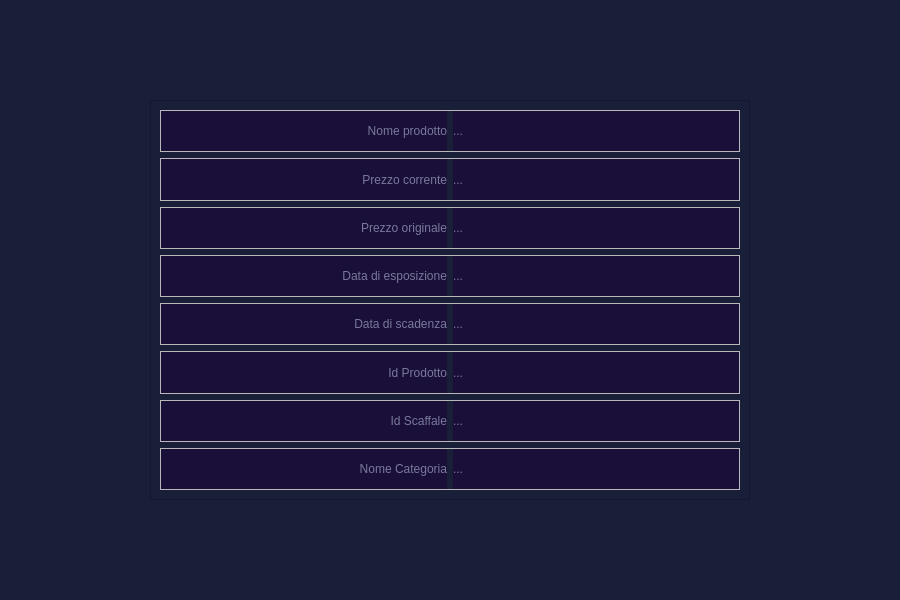
<?xml version="1.0" encoding="UTF-8"?>
<ui version="4.0">
 <class>Prodotti</class>
 <widget class="QWidget" name="Prodotti">
  <property name="geometry">
   <rect>
    <x>0</x>
    <y>0</y>
    <width>900</width>
    <height>600</height>
   </rect>
  </property>
  <property name="windowTitle">
   <string>Form</string>
  </property>
  <property name="styleSheet">
   <string notr="true">#Prodotti{
	background-color:#1a1f39;
}
QLabel{
	color:#78799c;
	background-color:#1a0f39;
}</string>
  </property>
  <layout class="QHBoxLayout" name="horizontalLayout">
   <item>
    <widget class="QFrame" name="frame">
     <property name="maximumSize">
      <size>
       <width>600</width>
       <height>400</height>
      </size>
     </property>
     <property name="styleSheet">
      <string notr="true">#frame{
	background-color:#1a1f39;
}</string>
     </property>
     <property name="frameShape">
      <enum>QFrame::StyledPanel</enum>
     </property>
     <property name="frameShadow">
      <enum>QFrame::Raised</enum>
     </property>
     <layout class="QVBoxLayout" name="verticalLayout">
      <item>
       <widget class="QFrame" name="frame_6">
        <property name="frameShape">
         <enum>QFrame::StyledPanel</enum>
        </property>
        <property name="frameShadow">
         <enum>QFrame::Raised</enum>
        </property>
        <layout class="QHBoxLayout" name="horizontalLayout_5">
         <property name="spacing">
          <number>6</number>
         </property>
         <property name="leftMargin">
          <number>0</number>
         </property>
         <property name="topMargin">
          <number>0</number>
         </property>
         <property name="rightMargin">
          <number>0</number>
         </property>
         <property name="bottomMargin">
          <number>0</number>
         </property>
         <item>
          <widget class="QLabel" name="label_10">
           <property name="text">
            <string>Nome prodotto</string>
           </property>
           <property name="alignment">
            <set>Qt::AlignRight|Qt::AlignTrailing|Qt::AlignVCenter</set>
           </property>
          </widget>
         </item>
         <item>
          <widget class="QLabel" name="label_9">
           <property name="text">
            <string>...</string>
           </property>
          </widget>
         </item>
        </layout>
       </widget>
      </item>
      <item>
       <widget class="QFrame" name="frame_5">
        <property name="frameShape">
         <enum>QFrame::StyledPanel</enum>
        </property>
        <property name="frameShadow">
         <enum>QFrame::Raised</enum>
        </property>
        <layout class="QHBoxLayout" name="horizontalLayout_4">
         <property name="spacing">
          <number>6</number>
         </property>
         <property name="leftMargin">
          <number>0</number>
         </property>
         <property name="topMargin">
          <number>0</number>
         </property>
         <property name="rightMargin">
          <number>0</number>
         </property>
         <property name="bottomMargin">
          <number>0</number>
         </property>
         <item>
          <widget class="QLabel" name="label_8">
           <property name="text">
            <string>Prezzo corrente</string>
           </property>
           <property name="alignment">
            <set>Qt::AlignRight|Qt::AlignTrailing|Qt::AlignVCenter</set>
           </property>
          </widget>
         </item>
         <item>
          <widget class="QLabel" name="label_11">
           <property name="text">
            <string>...</string>
           </property>
          </widget>
         </item>
        </layout>
       </widget>
      </item>
      <item>
       <widget class="QFrame" name="frame_7">
        <property name="frameShape">
         <enum>QFrame::StyledPanel</enum>
        </property>
        <property name="frameShadow">
         <enum>QFrame::Raised</enum>
        </property>
        <layout class="QHBoxLayout" name="horizontalLayout_6">
         <property name="spacing">
          <number>6</number>
         </property>
         <property name="leftMargin">
          <number>0</number>
         </property>
         <property name="topMargin">
          <number>0</number>
         </property>
         <property name="rightMargin">
          <number>0</number>
         </property>
         <property name="bottomMargin">
          <number>0</number>
         </property>
         <item>
          <widget class="QLabel" name="label_12">
           <property name="text">
            <string>Prezzo originale</string>
           </property>
           <property name="alignment">
            <set>Qt::AlignRight|Qt::AlignTrailing|Qt::AlignVCenter</set>
           </property>
          </widget>
         </item>
         <item>
          <widget class="QLabel" name="label_13">
           <property name="text">
            <string>...</string>
           </property>
          </widget>
         </item>
        </layout>
       </widget>
      </item>
      <item>
       <widget class="QFrame" name="frame_8">
        <property name="frameShape">
         <enum>QFrame::StyledPanel</enum>
        </property>
        <property name="frameShadow">
         <enum>QFrame::Raised</enum>
        </property>
        <layout class="QHBoxLayout" name="horizontalLayout_7">
         <property name="spacing">
          <number>6</number>
         </property>
         <property name="leftMargin">
          <number>0</number>
         </property>
         <property name="topMargin">
          <number>0</number>
         </property>
         <property name="rightMargin">
          <number>0</number>
         </property>
         <property name="bottomMargin">
          <number>0</number>
         </property>
         <item>
          <widget class="QLabel" name="label_14">
           <property name="text">
            <string>Data di esposizione</string>
           </property>
           <property name="alignment">
            <set>Qt::AlignRight|Qt::AlignTrailing|Qt::AlignVCenter</set>
           </property>
          </widget>
         </item>
         <item>
          <widget class="QLabel" name="label_15">
           <property name="text">
            <string>...</string>
           </property>
          </widget>
         </item>
        </layout>
       </widget>
      </item>
      <item>
       <widget class="QFrame" name="frame_9">
        <property name="frameShape">
         <enum>QFrame::StyledPanel</enum>
        </property>
        <property name="frameShadow">
         <enum>QFrame::Raised</enum>
        </property>
        <layout class="QHBoxLayout" name="horizontalLayout_8">
         <property name="spacing">
          <number>6</number>
         </property>
         <property name="leftMargin">
          <number>0</number>
         </property>
         <property name="topMargin">
          <number>0</number>
         </property>
         <property name="rightMargin">
          <number>0</number>
         </property>
         <property name="bottomMargin">
          <number>0</number>
         </property>
         <item>
          <widget class="QLabel" name="label_16">
           <property name="text">
            <string>Data di scadenza</string>
           </property>
           <property name="alignment">
            <set>Qt::AlignRight|Qt::AlignTrailing|Qt::AlignVCenter</set>
           </property>
          </widget>
         </item>
         <item>
          <widget class="QLabel" name="label_17">
           <property name="text">
            <string>...</string>
           </property>
          </widget>
         </item>
        </layout>
       </widget>
      </item>
      <item>
       <widget class="QFrame" name="frame_10">
        <property name="frameShape">
         <enum>QFrame::StyledPanel</enum>
        </property>
        <property name="frameShadow">
         <enum>QFrame::Raised</enum>
        </property>
        <layout class="QHBoxLayout" name="horizontalLayout_9">
         <property name="spacing">
          <number>6</number>
         </property>
         <property name="leftMargin">
          <number>0</number>
         </property>
         <property name="topMargin">
          <number>0</number>
         </property>
         <property name="rightMargin">
          <number>0</number>
         </property>
         <property name="bottomMargin">
          <number>0</number>
         </property>
         <item>
          <widget class="QLabel" name="label_18">
           <property name="text">
            <string>Id Prodotto</string>
           </property>
           <property name="alignment">
            <set>Qt::AlignRight|Qt::AlignTrailing|Qt::AlignVCenter</set>
           </property>
          </widget>
         </item>
         <item>
          <widget class="QLabel" name="label_19">
           <property name="text">
            <string>...</string>
           </property>
          </widget>
         </item>
        </layout>
       </widget>
      </item>
      <item>
       <widget class="QFrame" name="frame_4">
        <property name="frameShape">
         <enum>QFrame::StyledPanel</enum>
        </property>
        <property name="frameShadow">
         <enum>QFrame::Raised</enum>
        </property>
        <layout class="QHBoxLayout" name="horizontalLayout_3">
         <property name="spacing">
          <number>6</number>
         </property>
         <property name="leftMargin">
          <number>0</number>
         </property>
         <property name="topMargin">
          <number>0</number>
         </property>
         <property name="rightMargin">
          <number>0</number>
         </property>
         <property name="bottomMargin">
          <number>0</number>
         </property>
         <item>
          <widget class="QLabel" name="label_6">
           <property name="text">
            <string>Id Scaffale</string>
           </property>
           <property name="alignment">
            <set>Qt::AlignRight|Qt::AlignTrailing|Qt::AlignVCenter</set>
           </property>
          </widget>
         </item>
         <item>
          <widget class="QLabel" name="label_5">
           <property name="text">
            <string>...</string>
           </property>
          </widget>
         </item>
        </layout>
       </widget>
      </item>
      <item>
       <widget class="QFrame" name="frame_3">
        <property name="frameShape">
         <enum>QFrame::StyledPanel</enum>
        </property>
        <property name="frameShadow">
         <enum>QFrame::Raised</enum>
        </property>
        <layout class="QHBoxLayout" name="horizontalLayout_2">
         <property name="spacing">
          <number>6</number>
         </property>
         <property name="leftMargin">
          <number>0</number>
         </property>
         <property name="topMargin">
          <number>0</number>
         </property>
         <property name="rightMargin">
          <number>0</number>
         </property>
         <property name="bottomMargin">
          <number>0</number>
         </property>
         <item>
          <widget class="QLabel" name="label_4">
           <property name="text">
            <string>Nome Categoria</string>
           </property>
           <property name="alignment">
            <set>Qt::AlignRight|Qt::AlignTrailing|Qt::AlignVCenter</set>
           </property>
          </widget>
         </item>
         <item>
          <widget class="QLabel" name="label_3">
           <property name="text">
            <string>...</string>
           </property>
          </widget>
         </item>
        </layout>
       </widget>
      </item>
     </layout>
    </widget>
   </item>
  </layout>
 </widget>
 <resources>
  <include location="../resources.qrc"/>
 </resources>
 <connections/>
</ui>
